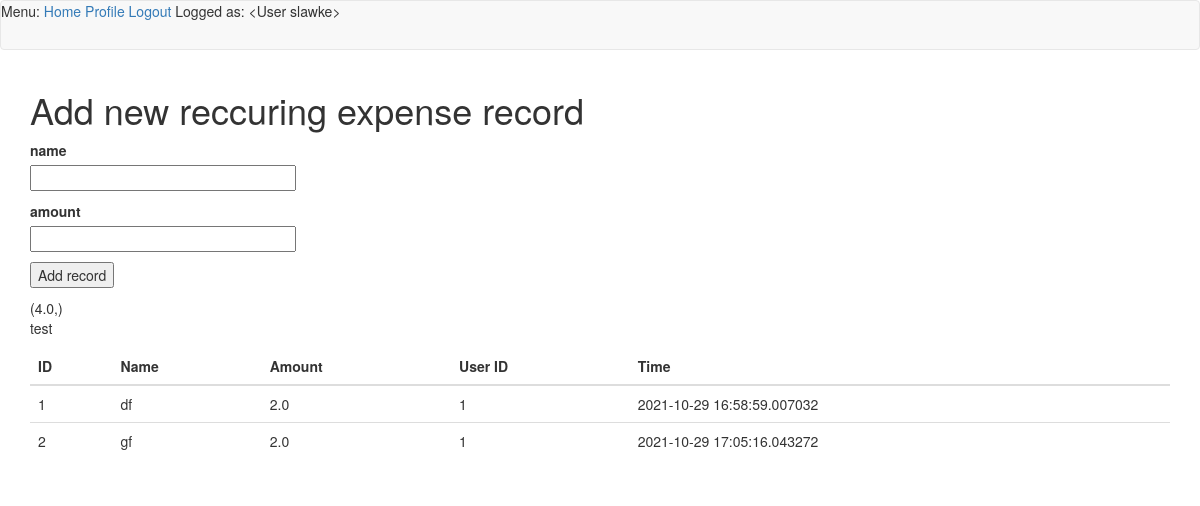
/recexp (signed in), run on the app's committed database.
### app/models.py (models this page shows, shortened)
class User(UserMixin, db.Model):
    id = db.Column(db.Integer, primary_key=True)
    username = db.Column(db.String(64), index=True, unique=True)
    email = db.Column(db.String(120), index=True, unique=True)
    password_hash = db.Column(db.String(128))
    posts = db.relationship('Post', backref='author', lazy='dynamic')
    def __repr__(self):
        return '<User {}>'.format(self.username)

class Reccuringexpenses(db.Model):
    id = db.Column(db.Integer, primary_key=True)
    name = db.Column(db.String)
    amount = db.Column(db.String(140))
    timestamp = db.Column(db.DateTime, index=True, default=datetime.utcnow())
    user_id = db.Column(db.String, db.ForeignKey('user.id')) #nullable=False eventually try

### app/routes.py (the view)
@app.route('/recexp', methods=['GET'])
@login_required
def reccexpshow():
    form = ReccuringExpensesForm()
    recexp = Reccuringexpenses.query.all()
    summary = (Reccuringexpenses.query.with_entities(func.sum(Reccuringexpenses.amount))[0])
    print(type(summary))
    return render_template("recexp.html", recexp=recexp,form=form, summary=summary)

### app/forms.py
class ReccuringExpensesForm(FlaskForm):
    name = StringField('name', validators=[DataRequired()])
    amount = FloatField('amount', validators=[DataRequired()])
    add = SubmitField('Add record')

### app/models.py (called while the page is built)
@login.user_loader
def load_user(id):
    return User.query.get(int(id))

### app/templates/recexp.html (shortened to what this page needs)
{% extends "base.html" %}
{% block app_content %}
    <body>
        <h1>Add new reccuring expense record</h1>
        <form action="" method="post" novalidate>
            <p>
                {{ form.name.label }}<br>
                {{ form.name(size=32) }}
            </p>
            <p>
                {{ form.amount.label }}<br>
                {{ form.amount(size=32) }}
            </p>
            <p>{{ form.add() }}</p>
        </form>
        {{summary}}
        <p>
test
    <table class="table table-sm ">
        <thead>
        <tr>
            <th>ID</th>
            <th>Name</th>
            <th>Amount</th>
            <th>User ID</th>
            <th>Time</th>
        </tr>
        {% for reccuringexpenses in recexp %}
        <tr>
            <td>{{ reccuringexpenses.id }} </a></td>
            <td>{{ reccuringexpenses.name }}</td>
            <td>{{ reccuringexpenses.amount }}</td>
            <td>{{ reccuringexpenses.user_id }}</td>
            <td>{{ reccuringexpenses.timestamp }}</td>
        </tr>
        {% endfor %}
        </thead>
    </table>
{% endblock %}

### app/templates/base.html (shortened to what this page needs)
{% extends 'bootstrap/base.html' %}
{% block navbar %}
    <nav class="navbar navbar-default">
        <div>
            Menu:
            <a href="{{ url_for('index') }}">Home</a>
            {% if current_user.is_anonymous %}
            <a href="{{ url_for('login') }}">Login</a>
            <a href="{{ url_for('register') }}">Register</a>
            {% else %}
            <a href="{{ url_for('user', username=current_user.username) }}">Profile</a>
            <a href="{{ url_for('logout') }}">Logout</a>
            {% endif %}
            Logged as: {{ current_user }}
        </div>
    </nav>
{% endblock %}
{% block content %}
    <div class="container">
        {% block app_content %}{% endblock %}
    </div>
{% endblock %}

### data on the page
User: username "<User slawke>"
Reccuringexpenses: id "1", name "df", amount "2.0", user_id "1", timestamp "2021-10-29 16:58:59.007032"
Reccuringexpenses: id "2", name "gf", amount "2.0", user_id "1", timestamp "2021-10-29 17:05:16.043272"

### other printed values
{{ summary }} "(4.0,)"
